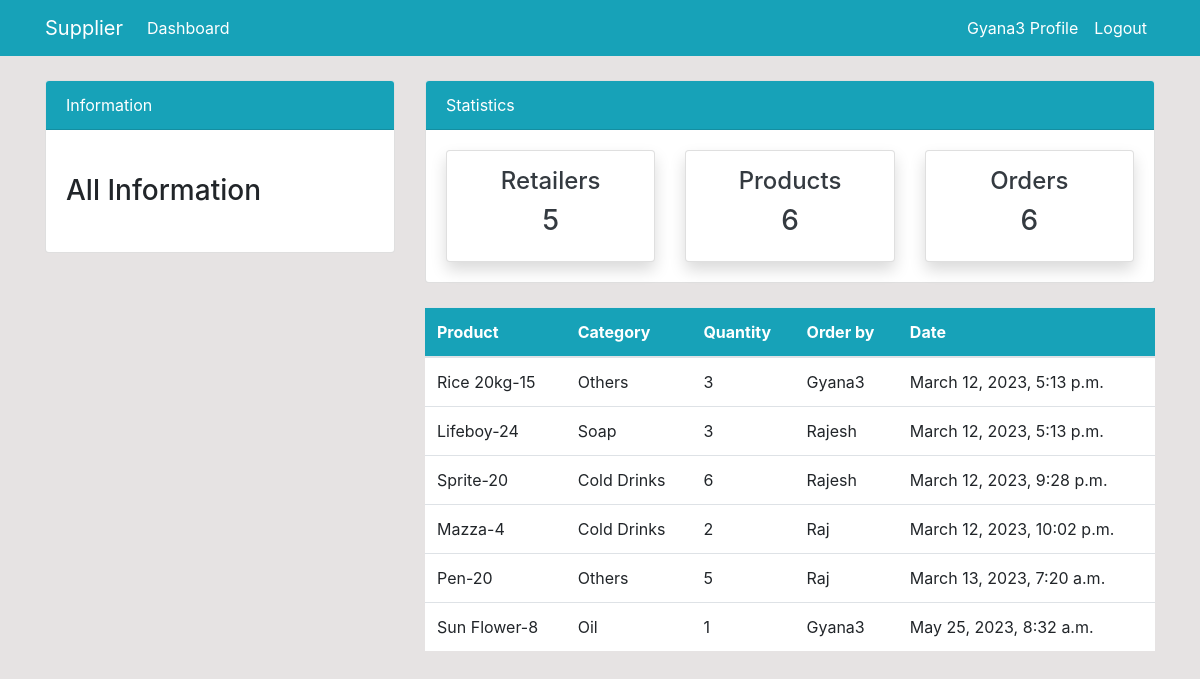
/order/ (signed in), run on the app's committed database.
### dashboard/models.py (models this page shows, shortened)
class Order(models.Model):
    product = models.ForeignKey(Product, on_delete=models.CASCADE, null=True)
    retailer = models.ForeignKey(User, models.CASCADE, null=True)
    order_quantity = models.PositiveIntegerField(null=True)
    date = models.DateTimeField(auto_now_add=True)
    class Meta:
        verbose_name_plural = 'Order'

class Product(models.Model):
    name = models.CharField(max_length=100, null=True)
    category = models.CharField(max_length=20, choices=CATEGORY, null=True)
    quantity = models.PositiveIntegerField(null=True)
    def __str__(self):
        return f'{self.name}-{self.quantity}'
    class Meta:
        verbose_name_plural = 'Product'

### dashboard/views.py (the view)
# urls.py: path('order/', views.order, name='dashboard-order'),
@login_required
def order(request):
    orders = Order.objects.all()
    orders_count = orders.count()
    workers_count = User.objects.all().count()
    product_count = Product.objects.all().count()
    context = {
        'orders': orders,
        'workers_count': workers_count,
        'orders_count': orders_count,
        'product_count': product_count,
    }
    return render(request, 'dashboard/order.html', context)

### templates/dashboard/order.html (shortened to what this page needs)
{% extends 'partials/base.html' %}
{%block content%}
{% include 'partials/topnav.html'%}
<div class="container">
  <div class="row my-4">
    <div class="col-md-4"></div>
    <div class="col-md-8">
      <table class="table bg-white">
        <thead class="bg-info">
          <tr class="text-white">
            <th scope="col">Product</th>
            <th scope="col">Category</th>
            <th scope="col">Quantity</th>
            <th scope="col">Order by</th>
            <th scope="col">Date</th>
          </tr>
        </thead>
        <tbody>
          {% for orders in orders %}
          <tr>
            <td>{{ orders.product }}</td>
            <td>{{ orders.product.category }}</td>
            <td>{{ orders.order_quantity }}</td>
            <td>{{ orders.retailer.username }}</td>
            <td>{{ orders.date }}</td>
          </tr>
          {% endfor %}
        </tbody>
      </table>
    </div>
  </div>
</div>
{%endblock%}

### templates/partials/nav.html (shortened to what this page needs)
<nav class="navbar navbar-expand-lg navbar-info bg-info">
  {% if user.is_authenticated %}
  <div class="container">
    <a class="navbar-brand text-white" href="{% url 'dashboard-index' %}"
      >Supplier</a
    >
    <div class="collapse navbar-collapse" id="navbarSupportedContent">
      <ul class="navbar-nav mr-auto">
        <li class="nav-item active">
          <a class="nav-link text-white" href="{% url 'dashboard-index' %}"
            >Dashboard <span class="sr-only">(current)</span></a
          >
        </li>
      </ul>
      <ul class="navbar-nav ml-auto">
        <li class="nav-item active">
          <a class="nav-link text-white" href="{% url 'user-profile' %}"
            >{{ user.username }} Profile <span class="sr-only">(current)</span></a
          >
        </li>
        <li class="nav-item">
          <a class="nav-link text-white" href="{% url 'user-logout' %}"
            >Logout</a
          >
        </li>
      </ul>
      {% endif %}
    </div>
  </div>
</nav>

### static/style.css (style rules this page uses)
body { background: rgb(230, 227, 227); }

### data on the page
Order: product "Rice 20kg-15", product.category "Others", order_quantity "3", retailer.username "Gyana3", date "March 12, 2023, 5:13 p.m."
Order: product "Lifeboy-24", product.category "Soap", order_quantity "3", retailer.username "Rajesh", date "March 12, 2023, 5:13 p.m."
Order: product "Sprite-20", product.category "Cold Drinks", order_quantity "6", retailer.username "Rajesh", date "March 12, 2023, 9:28 p.m."
Order: product "Mazza-4", product.category "Cold Drinks", order_quantity "2", retailer.username "Raj", date "March 12, 2023, 10:02 p.m."
Order: product "Pen-20", product.category "Others", order_quantity "5", retailer.username "Raj", date "March 13, 2023, 7:20 a.m."
Order: product "Sun Flower-8", product.category "Oil", order_quantity "1", retailer.username "Gyana3", date "May 25, 2023, 8:32 a.m."

### other printed values
{{ user.username }} "Gyana3"
{{ workers_count }} "5"
{{ product_count }} "6"
{{ orders_count }} "6"
